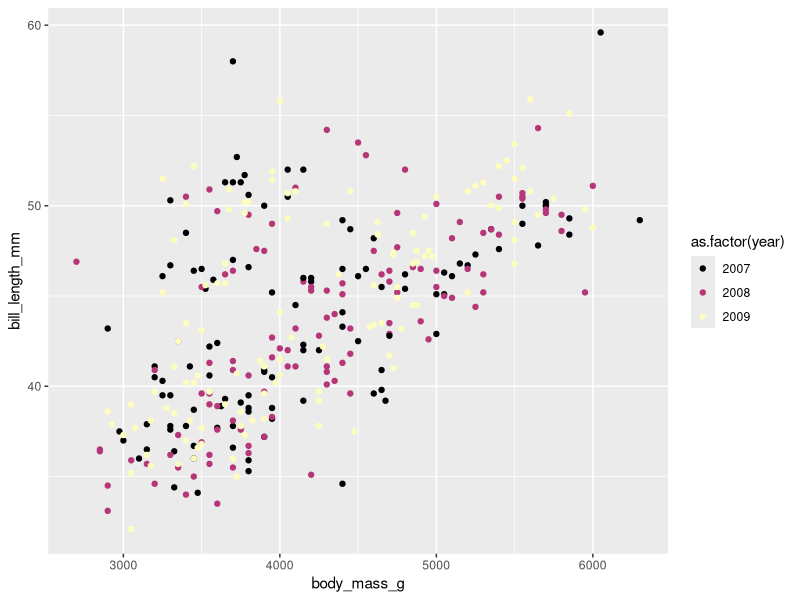
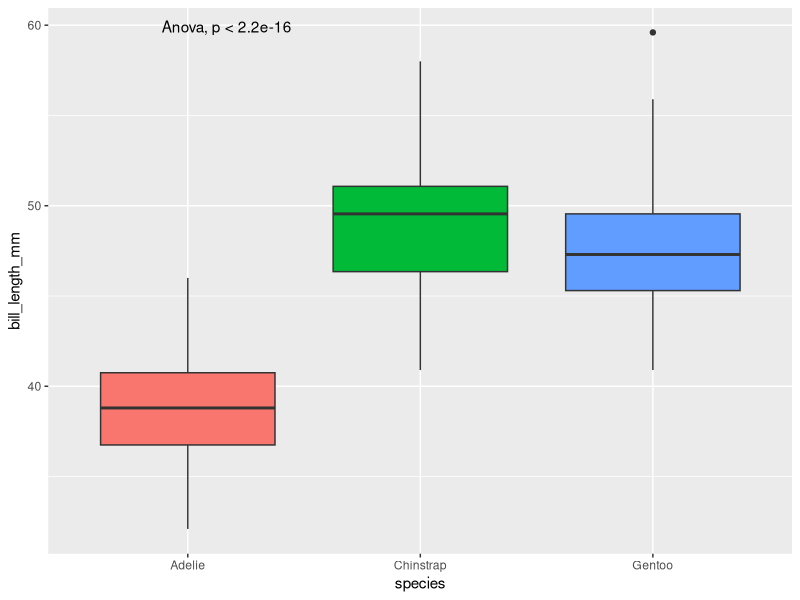
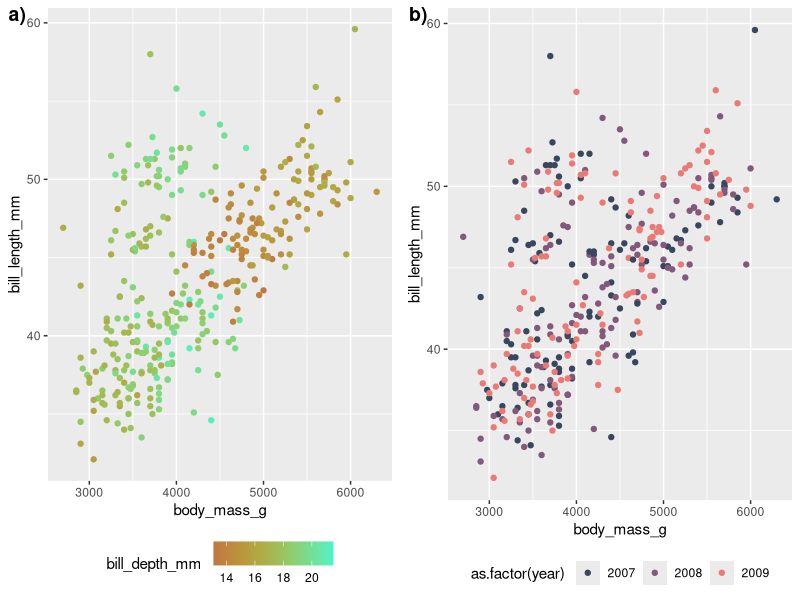
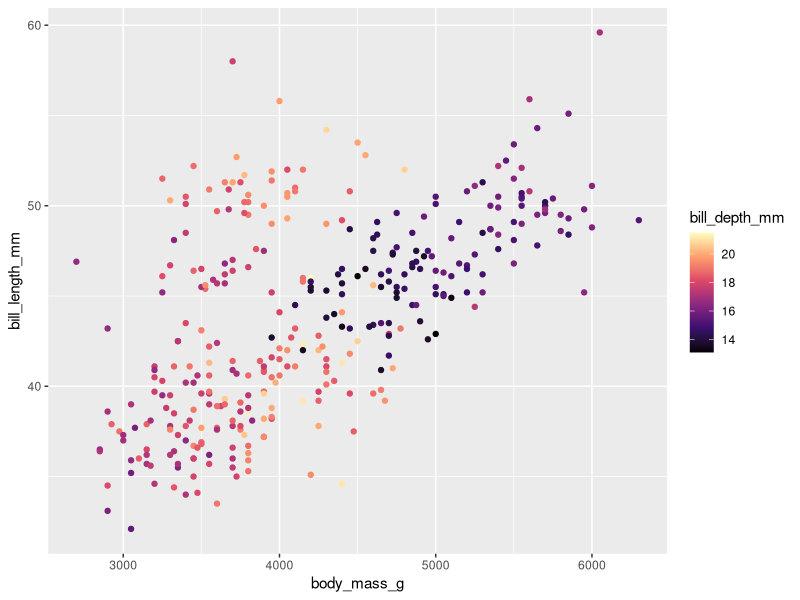
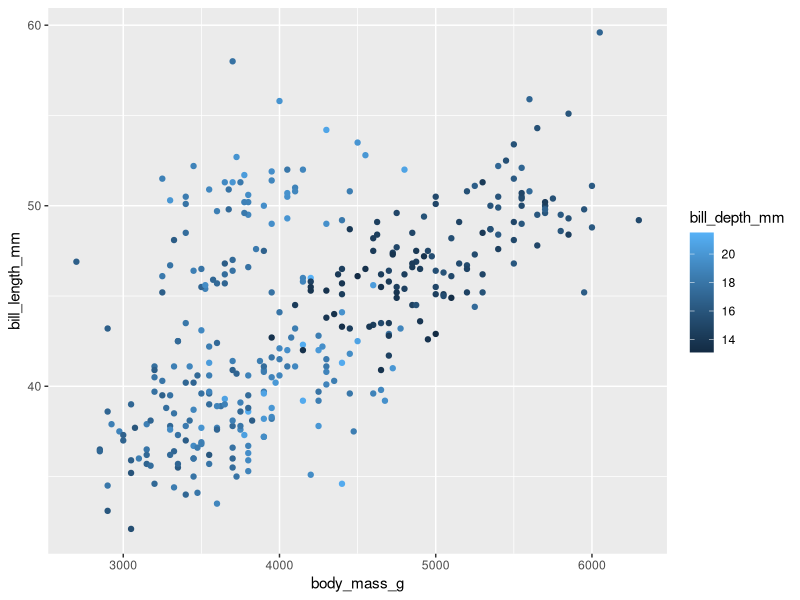
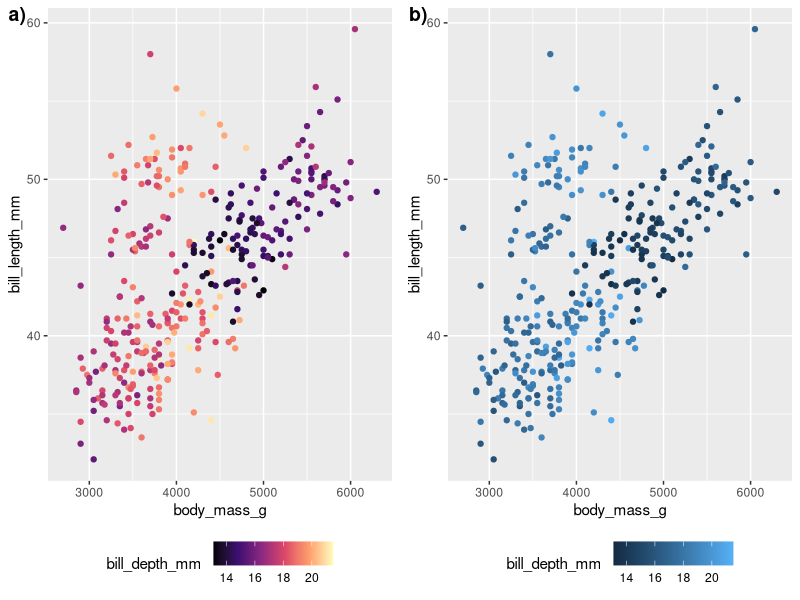
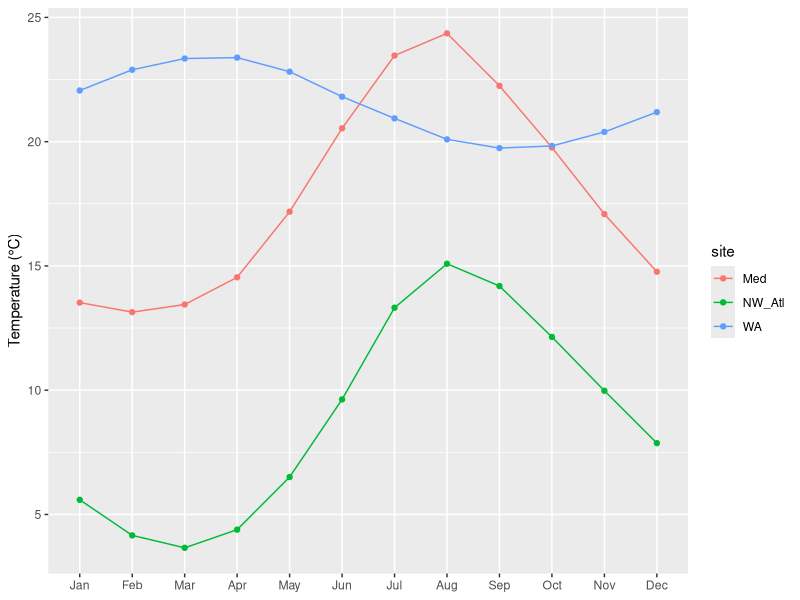
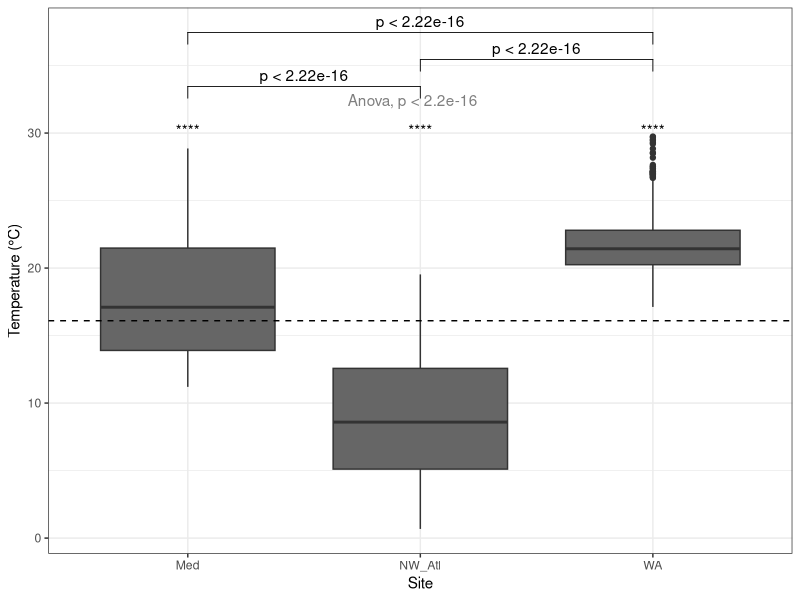

Generate these figures, in order, with R:
# Script name
# Author
# Date


# NB: Create these section breaks by pressing: ctrl+shift+r
# Libraries ---------------------------------------------------------------

library(tidyverse)
library(ggpubr)
library(palmerpenguins)


# Data --------------------------------------------------------------------

# Load the dataset into the local environment
penguins <- penguins


# Example -----------------------------------------------------------------

# Discrete viridis colour palette
ggplot(data = penguins,
       aes(x = body_mass_g, y = bill_length_mm)) +
  geom_point(aes(colour = as.factor(year))) +
  scale_colour_viridis_d(option = "A")

# Compare species
ggplot(data = penguins, aes(x = species, y = bill_length_mm)) +
  geom_boxplot(aes(fill = species), show.legend = F) +
  stat_compare_means(method = "anova")


# Exercise 1 --------------------------------------------------------------

# Create your own continuous and discrete colour palettes
# Create and combine two figures, each using a different palette
# continuous
plot_1 <- ggplot(data = penguins,
       aes(x = body_mass_g, y = bill_length_mm)) +
  geom_point(aes(colour = bill_depth_mm)) + 
  scale_colour_gradientn(colours = c("#C07742", "#BC913C", "#AEAD45", "#96C762" ,"#75DE90" ,"#4CF3C8"))
##C07742,#BC913C,#AEAD45,#96C762,#75DE90,#4CF3C8

# discreete
plot_2 <- ggplot(data = penguins,
       aes(x = body_mass_g, y = bill_length_mm)) +
  geom_point(aes(colour = as.factor(year))) + 
  scale_colour_manual(values = c("#39475D", "#82597B", "#EA7A75"))
##39475D,#5C516F,#82597B,#A96180,#CC6B7D,#EA7A75

# combine both figures
grid_3 <- ggarrange(plot_1, plot_2,
                   # Set number of rows and columns
                   ncol = 2, nrow = 1,
                   # Label each figure
                   labels = c("a)", "b)"),
                   # Create common legend
                   common.legend = FALSE,
                   # Set legend position
                   legend = "bottom")
grid_3


# Exercise 2 --------------------------------------------------------------

# Create two versions of the same figure and combine
# Use a viridis colour palette against a default palette in a way 
# that allows features in the data to be more pronounced
plot_3 <- ggplot(data = penguins,
                 aes(x = body_mass_g, y = bill_length_mm)) +
  geom_point(aes(colour = bill_depth_mm)) + 
  scale_colour_viridis_c(option = "A")
plot_3
##C07742,#BC913C,#AEAD45,#96C762,#75DE90,#4CF3C8

# discreete
plot_4 <- ggplot(data = penguins,
                 aes(x = body_mass_g, y = bill_length_mm)) +
  geom_point(aes(colour = bill_depth_mm)) 
plot_4
# combine both figures
grid_4 <- ggarrange(plot_3, plot_4,
                    # Set number of rows and columns
                    ncol = 2, nrow = 1,
                    # Label each figure
                    labels = c("a)", "b)"),
                    # Create common legend
                    common.legend = FALSE,
                    # Set legend position
                    legend = "bottom")
grid_4




# Exercise 3 --------------------------------------------------------------

# Plot and combine t-test and ANOVA stats using sst_NOAA
# See this site for more info on plotting stats:
# http://www.sthda.com/english/articles/24-ggpubr-publication-ready-plots/76-add-p-values-and-significance-levels-to-ggplots/
 sst_NOAA <- read_csv("course_material/data/sst_NOAA1.csv")


# Or from excel
# sst_NOAA <- read_csv2("course_material/data/sst_NOAA1.csv")

# or from anything; always when we save excel in .csv it deliminates columns by a ;
# sst_NOAA <- read_delim("course_material/data/sst_NOAA1.csv", delim = ";")

# Look at data set
head(sst_NOAA)
tail(sst_NOAA)

# quick summaries
glimpse(sst_NOAA)
summary(sst_NOAA)


sst_monthly <- sst_NOAA %>% 
  mutate(month = month(t, label = T)) %>% 
  group_by(site, month) %>% 
  summarise(temp = round(mean(temp, na.rm = T), 3))

ggplot(data = sst_monthly, aes(x = month, y = temp)) +
  geom_point(aes(colour = site)) +
  geom_line(aes(colour = site, group = site)) +
  labs(x = NULL, y = "Temperature (°C)")

sst_NOAA$site <- as.factor(sst_NOAA$site)
site_levels <- levels(sst_NOAA$site)
my_comparisons <- list(c(site_levels[1], site_levels[2]), 
                       c(site_levels[2], site_levels[3]),
                       c(site_levels[1], site_levels[3]))
# Then we stack it all together
ggplot(data = sst_NOAA, aes(x = site, y = temp)) +
  geom_boxplot(aes(show.legend = F), fill = "grey40") +
  stat_compare_means(method = "anova", colour = "grey50",
                     label.x = 1.8, label.y = 32) +
  # Add pairwise comparisons p-value
  stat_compare_means(comparisons = my_comparisons,
                     # hight on which the p values are
                     label.y = c(32, 34, 36)) +
  # Perform t-tests between each group and the overall mean
  stat_compare_means(label = "p.signif", 
                     method = "t.test",
                     ref.group = ".all.") + 
  # Add horizontal line at base mean of all groups
  geom_hline(yintercept = mean(sst_NOAA$temp, na.rm = T), 
             linetype = 2) + 
  labs(y = "Temperature (°C)", x = "Site") +
  theme_bw()


ggplot(data = sst_monthly, aes(x = month, y = temp)) +
  geom_point(aes(colour = site)) +
  geom_line(aes(colour = site, group = site)) +
  labs(x = "", y = "Temperature (°C)") +
  facet_wrap(~site, ncol = 1) # Create panels





# BONUS -------------------------------------------------------------------

# Create a correlogram between the two northern hemisphere sites in sst_NOAA







